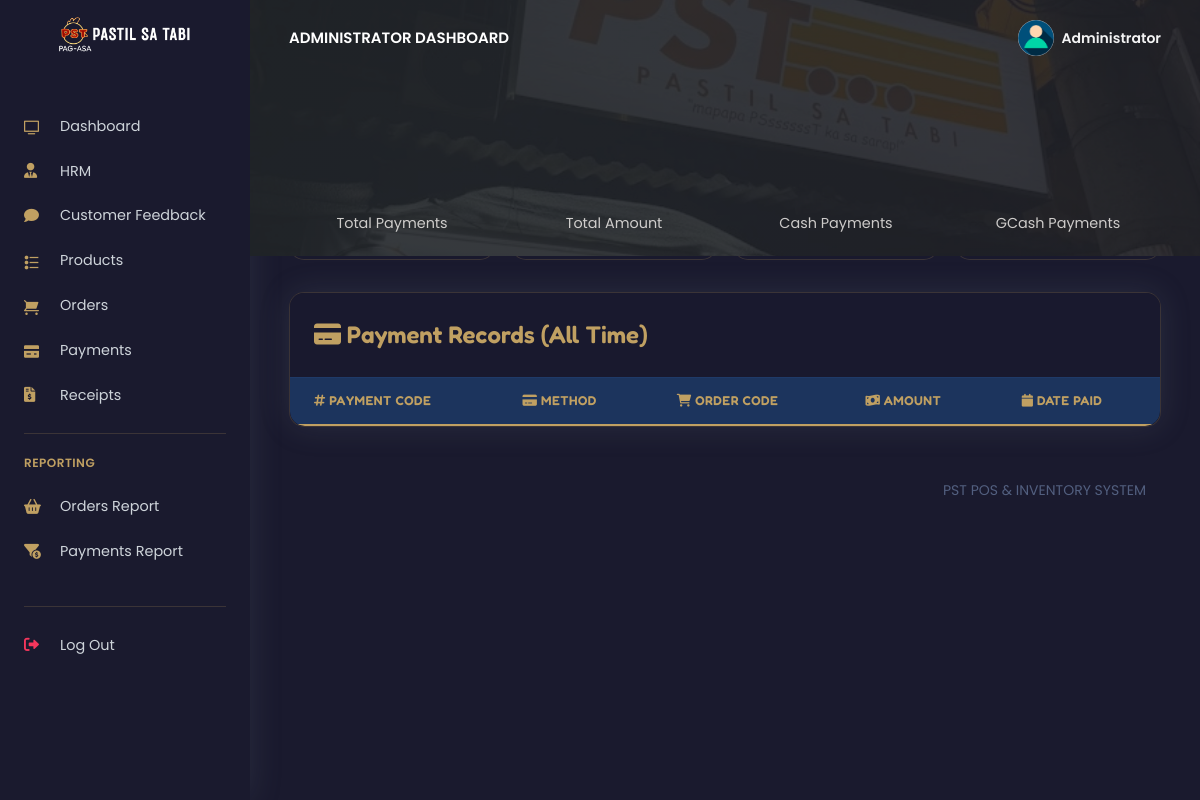
Before: /PSTsystem/admin/payments_reports.php (signed in) with the older database file.
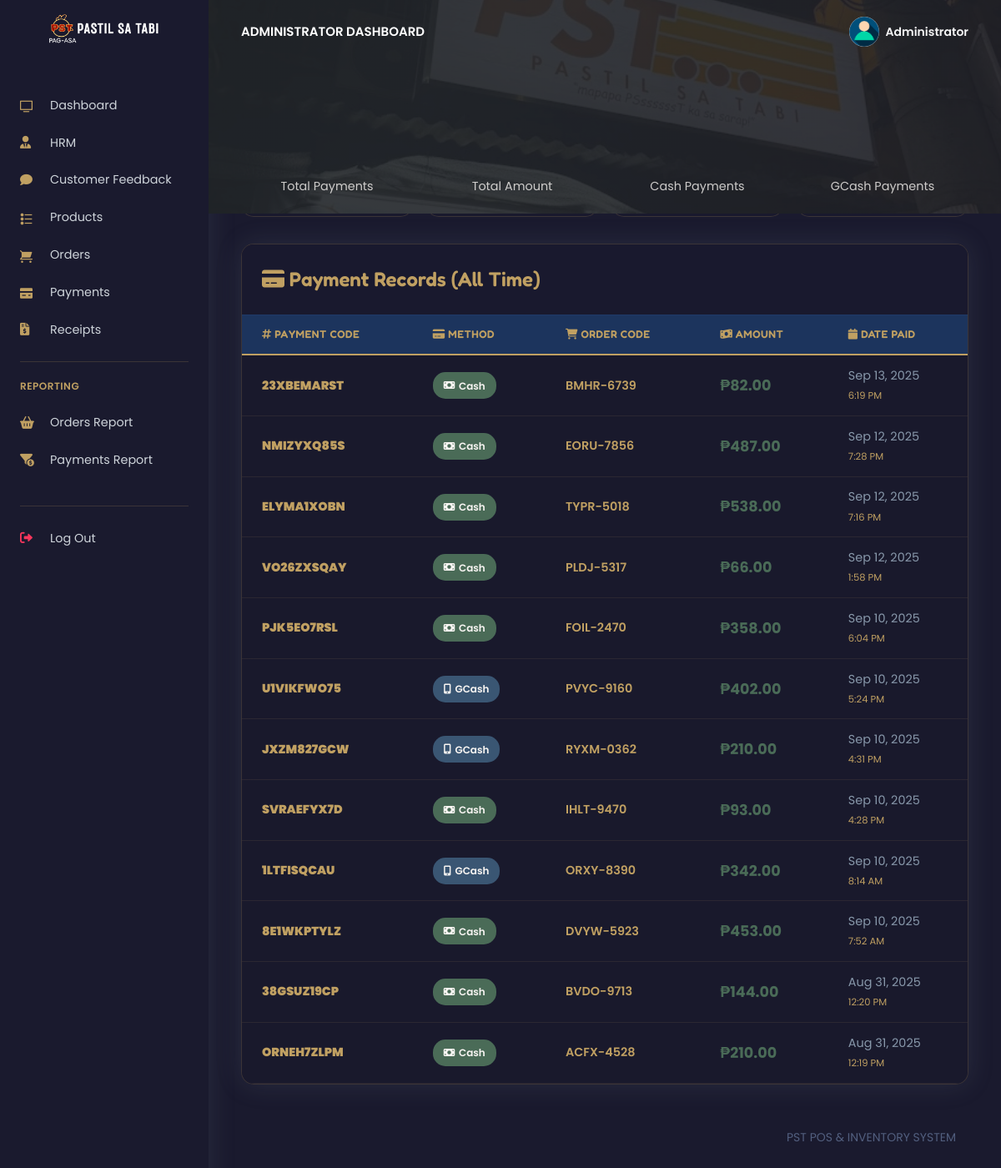
After: the same page with the newer database file.
### tables this page shows
CREATE TABLE `rpos_admin` (
  `admin_id` varchar(200) NOT NULL,
  `admin_name` varchar(200) NOT NULL,
  `admin_email` varchar(200) NOT NULL,
  `admin_password` varchar(200) NOT NULL
);

CREATE TABLE `rpos_payments` (
  `pay_id` varchar(200) NOT NULL,
  `pay_code` varchar(200) NOT NULL,
  `order_code` varchar(200) NOT NULL,
  `customer_id` varchar(200) NOT NULL,
  `pay_amt` varchar(200) NOT NULL,
  `pay_method` varchar(200) NOT NULL,
  `order_type` varchar(20) DEFAULT 'dine-in',
  `created_at` timestamp(6) NOT NULL DEFAULT current_timestamp(6) ON UPDATE current_timestamp(6)
);

### PSTsystem/admin/payments_reports.php (the view, shortened to what this page needs)
<?php
include('config/config.php');
require_once('partials/_head.php');
?>
<!DOCTYPE html>
<html lang="en">
<head>
    <link rel="stylesheet" href="https://cdnjs.cloudflare.com/ajax/libs/font-awesome/6.0.0/css/all.min.css">
</head>
<body>
    <?php
    require_once('partials/_sidebar.php');
    ?>
    <div class="main-content">
        <?php
        require_once('partials/_topnav.php');
        ?>
        <div style="background-image: url(assets/img/theme/pastil.jpg); background-size: cover;" class="header pb-8 pt-5 pt-md-8">
        <span class="mask bg-gradient-dark opacity-8"></span>
        </div>
        <div class="container-fluid mt--8">
            <?php
            $totalPayments = $mysqli->query("SELECT COUNT(*) as total FROM rpos_payments")->fetch_object()->total;
            $totalAmount = $mysqli->query("SELECT SUM(pay_amt) as total FROM rpos_payments")->fetch_object()->total ?? 0;
            $cashPayments = $mysqli->query("SELECT COUNT(*) as total FROM rpos_payments WHERE pay_method = 'Cash'")->fetch_object()->total;
            $gcashPayments = $mysqli->query("SELECT COUNT(*) as total FROM rpos_payments WHERE pay_method = 'GCash'")->fetch_object()->total;
            ?>
            <div class="stats-cards">
                <div class="stat-card">
                    <div class="stat-number"><?php echo number_format($totalPayments); ?></div>
                    <div class="stat-label">Total Payments</div>
                </div>
                <div class="stat-card">
                    <div class="stat-number">₱<?php echo number_format($totalAmount, 2); ?></div>
                    <div class="stat-label">Total Amount</div>
                </div>
                <div class="stat-card">
                    <div class="stat-number"><?php echo number_format($cashPayments); ?></div>
                    <div class="stat-label">Cash Payments</div>
                </div>
                <div class="stat-card">
                    <div class="stat-number"><?php echo number_format($gcashPayments); ?></div>
                    <div class="stat-label">GCash Payments</div>
                </div>
            </div>
            <div class="row">
                <div class="col">
                    <div class="card shadow">
                        <div class="card-header border-0">
                            <div class="row align-items-center">
                                <div class="col">
                                    <h3 class="mb-0">
                                        <i class="fas fa-credit-card text-gold"></i>
                                        Payment Records (All Time)
                                    </h3>
                                </div>
                            </div>
                        </div>
                        <div class="table-responsive">
                            <table class="table align-items-center table-flush">
                                <thead class="thead-dark">
                                    <tr>
                                        <th class="text-gold" scope="col">
                                            <i class="fas fa-hashtag"></i> Payment Code
                                        </th>
                                        <th scope="col">
                                            <i class="fas fa-credit-card"></i> Method
                                        </th>
                                        <th class="text-gold" scope="col">
                                            <i class="fas fa-shopping-cart"></i> Order Code
                                        </th>
                                        <th scope="col">
                                            <i class="fas fa-money-bill-wave"></i> Amount
                                        </th>
                                        <th class="text-gold" scope="col">
                                            <i class="fas fa-calendar"></i> Date Paid
                                        </th>
                                    </tr>
                                </thead>
                                <tbody>
                                    <?php
                                    $ret = "SELECT * FROM rpos_payments ORDER BY `created_at` DESC";
                                    $stmt = $mysqli->prepare($ret);
                                    $stmt->execute();
                                    $res = $stmt->get_result();
                                    while ($payment = $res->fetch_object()) {
                                    ?>
                                        <tr>
                                            <th class="text-gold" scope="row">
                                                <strong><?php echo $payment->pay_code; ?></strong>
                                            </th>
                                            <td>
                                                <span class="payment-method-badge <?php echo strtolower($payment->pay_method) === 'cash' ? 'payment-method-cash' : 'payment-method-gcash'; ?>">
                                                    <i class="fas fa-<?php echo strtolower($payment->pay_method) === 'cash' ? 'money-bill' : 'mobile-alt'; ?>"></i>
                                                <?php echo $payment->pay_method; ?>
                                                </span>
                                            </td>
                                            <td class="text-gold">
                                                <div class="font-weight-bold"><?php echo $payment->order_code; ?></div>
                                            </td>
                                            <td>
                                                <div class="amount-display">
                                                    ₱<?php echo number_format($payment->pay_amt, 2); ?>
                                                </div>
                                            </td>
                                            <td class="text-gold">
                                                <div class="text-muted">
                                                    <?php echo date('M d, Y', strtotime($payment->created_at)); ?>
                                                </div>
                                                <small class="text-gold">
                                                    <?php echo date('g:i A', strtotime($payment->created_at)); ?>
                                                </small>
                                            </td>
                                        </tr>
                                    <?php } ?>
                                </tbody>
                            </table>
                        </div>
                    </div>
                </div>
            </div>
            <?php
            require_once('partials/_footer.php');
            ?>
        </div>
    </div>
</body>
</html>

### PSTsystem/admin/partials/_head.php (shortened to what this page needs)
<!DOCTYPE html>
<html>
<head>
    <link href="assets/vendor/nucleo/css/nucleo.css" rel="stylesheet">
    <link href="assets/vendor/@fortawesome/fontawesome-free/css/all.min.css" rel="stylesheet">
    <link type="text/css" href="assets/css/argon.css?v=1.0.0" rel="stylesheet">
</head>

### PSTsystem/admin/partials/_sidebar.php (shortened to what this page needs)
<?php
$admin_id = $_SESSION['admin_id'];
$ret = "SELECT * FROM  rpos_admin  WHERE admin_id = '$admin_id'";
$stmt = $mysqli->prepare($ret);
$stmt->execute();
$res = $stmt->get_result();
while ($admin = $res->fetch_object()) {
?>
  <nav class="navbar navbar-vertical fixed-left navbar-expand-md navbar-light sidebar" id="sidenav-main">
    <div class="container-fluid">
      <a class="navbar-brand pt-0" href="dashboard.php">
        <img src="assets/img/brand/repos.png" class="navbar-brand-img" alt="...">
      </a>
      <div class="collapse navbar-collapse" id="sidenav-collapse-main">
        <ul class="navbar-nav">
          <li class="nav-item">
            <a class="nav-link text-light" href="dashboard.php">
              <i class="ni ni-tv-2 text-gold"></i> Dashboard
            </a>
          </li>
          <li class="nav-item">
            <a class="nav-link text-light" href="hrm.php">
              <i class="fas fa-user-tie text-gold"></i> HRM
            </a>
          </li>
          <li class="nav-item">
            <a class="nav-link text-light" href="feedback.php">
              <i class="fas fa-comment text-gold"></i>
              <span>Customer Feedback</span>
            </a>
          </li>
          <li class="nav-item">
            <a class="nav-link text-light" href="products.php">
              <i class="ni ni-bullet-list-67 text-gold"></i> Products
            </a>
          </li>
          <li class="nav-item">
            <a class="nav-link text-light" href="orders.php">
              <i class="ni ni-cart text-gold"></i> Orders
            </a>
          </li>
          <li class="nav-item">
            <a class="nav-link text-light" href="payments.php">
              <i class="ni ni-credit-card text-gold"></i> Payments
            </a>
          </li>
          <li class="nav-item">
            <a class="nav-link text-light" href="receipts.php">
              <i class="fas fa-file-invoice-dollar text-gold"></i> Receipts
            </a>
          </li>
        </ul>
        <hr class="my-3" style="border-color: rgba(192, 160, 98, 0.2);">
        <h6 class="navbar-heading text-gold">Reporting</h6>
        <ul class="navbar-nav mb-md-3">
          <li class="nav-item">
            <a class="nav-link text-light" href="orders_reports.php">
              <i class="fas fa-shopping-basket text-gold"></i> Orders Report
            </a>
          </li>
          <li class="nav-item">
            <a class="nav-link text-light" href="payments_reports.php">
              <i class="fas fa-funnel-dollar text-gold"></i> Payments Report
            </a>
          </li>
        </ul>
        <hr class="my-3" style="border-color: rgba(192, 160, 98, 0.2);">
        <ul class="navbar-nav mb-md-3">
          <li class="nav-item">
            <a class="nav-link text-light" href="logout.php">
              <i class="fas fa-sign-out-alt text-danger"></i> Log Out
            </a>
          </li>
        </ul>
      </div>
    </div>
  </nav>
<?php } ?>

### PSTsystem/admin/partials/_topnav.php (shortened to what this page needs)
<?php
$admin_id = $_SESSION['admin_id'];
$ret = "SELECT * FROM  rpos_admin  WHERE admin_id = '$admin_id'";
$stmt = $mysqli->prepare($ret);
$stmt->execute();
$res = $stmt->get_result();
while ($admin = $res->fetch_object()) {
?>
    <nav class="navbar navbar-top navbar-expand-md navbar-dark" id="navbar-main">
        <div class="container-fluid">
            <a class="h4 mb-0 text-white text-uppercase d-none d-lg-inline-block" href="dashboard.php"><?php echo $admin->admin_name; ?> Dashboard</a>
            <ul class="navbar-nav align-items-center d-none d-md-flex">
                <li class="nav-item dropdown">
                    <a class="nav-link pr-0" href="#" role="button" data-toggle="dropdown" aria-haspopup="true" aria-expanded="false">
                        <div class="media align-items-center">
                            <span class="avatar avatar-sm rounded-circle">
                                <img alt="Image placeholder" src="assets/img/theme/user-a-min.png">
                            </span>
                            <div class="media-body ml-2 d-none d-lg-block">
                                <span class="mb-0 text-sm  font-weight-bold"><?php echo $admin->admin_name; ?></span>
                            </div>
                        </div>
                    </a>
                </li>
            </ul>
        </div>
    </nav>
<?php } ?>

### PSTsystem/admin/partials/_footer.php
<footer class="py-5">
  <div class="container">
    <div class="row align-items-center justify-content-xl-between">
      <div class="col-xl-6">
      </div>
      <div class="col-xl-6">
        <ul class="nav nav-footer justify-content-center justify-content-xl-end">
          <li class="nav-item">
            <a href="" class="nav-link" target="_blank">PST POS & INVENTORY SYSTEM</a>
          </li>
        </ul>
      </div>
    </div>
  </div>
</footer>

### PSTsystem/admin/payments_reports.php (style rules this page uses)
:root { --primary-dark: #1a1a2e; --primary-light: #f8f5f2; --accent-gold: #c0a062; --accent-red: #9e2b2b; --accent-green: #4a6b57; --accent-blue: #3a5673; --text-light: #f8f5f2; --text-dark: #1a1a2e; --transition-speed: 0.4s; }
body { background-color: var(--primary-dark); color: var(--text-light); font-family: 'Poppins', sans-serif; line-height: 1.6; }
.header { background: url(assets/img/theme/pastil.jpg) no-repeat center center; background-size: cover; }
.mask { background-color: rgba(26, 26, 46, 0.5) !important; }
.card { background: rgba(26, 26, 46, 0.8); border: 1px solid rgba(192, 160, 98, 0.2); border-radius: 15px; backdrop-filter: blur(8px); transition: all var(--transition-speed) ease; box-shadow: 0 8px 32px rgba(0, 0, 0, 0.2); overflow: hidden; }
.table { color: var(--text-light); margin-bottom: 0; }
.table thead th { border-bottom: 1px solid rgba(192, 160, 98, 0.3); color: var(--accent-gold); font-family: 'Fredoka', sans-serif; font-weight: 500; }
.table tbody tr { border-bottom: 1px solid rgba(192, 160, 98, 0.1); transition: all var(--transition-speed) ease; }
.text-gold { color: var(--accent-gold) !important; }
.table thead { background: rgba(26, 26, 46, 0.9); border-bottom: 2px solid var(--accent-gold); }
.table thead th { color: var(--accent-gold) !important; font-weight: 600; letter-spacing: 0.5px; text-transform: uppercase; font-size: 0.85rem; padding: 1rem; white-space: nowrap; }
.table tbody { background: rgba(26, 26, 46, 0.8); }
.table tbody td, .table tbody th { padding: 1rem; vertical-align: middle; border-top: 1px solid rgba(192, 160, 98, 0.1); }
.card-header { background: rgba(26, 26, 46, 0.9); border-bottom: 1px solid rgba(192, 160, 98, 0.3); color: var(--accent-gold); font-family: 'Fredoka', sans-serif; padding: 1.5rem; }
.payment-method-badge { padding: 0.4rem 0.8rem; border-radius: 15px; font-size: 0.75rem; font-weight: 600; display: inline-flex; align-items: center; gap: 0.3rem; }
.payment-method-cash { background: var(--accent-green); color: var(--text-light); }
.payment-method-gcash { background: var(--accent-blue); color: var(--text-light); }
.stats-cards { display: grid; grid-template-columns: repeat(auto-fit, minmax(200px, 1fr)); gap: 1rem; margin-bottom: 2rem; }
.stat-card { background: rgba(26, 26, 46, 0.8); border: 1px solid rgba(192, 160, 98, 0.2); border-radius: 15px; padding: 1.5rem; text-align: center; transition: all var(--transition-speed) ease; }
.stat-number { font-size: 2rem; font-weight: 700; color: var(--accent-gold); margin-bottom: 0.5rem; }
.stat-label { color: var(--text-light); font-size: 0.9rem; opacity: 0.8; }
.card-header h3 { color: var(--accent-gold); font-family: 'Fredoka', sans-serif; margin: 0; font-size: 1.5rem; }
.table-responsive { border-radius: 0 0 15px 15px; overflow: hidden; }
.amount-display { font-weight: 700; font-size: 1.1rem; color: var(--accent-green); }
@media (max-width: 1200px) { .table thead th { font-size: 0.8rem; padding: 0.8rem; } }
@media (max-width: 1200px) { .table tbody td, .table tbody th { padding: 0.8rem; font-size: 0.9rem; } }

Changed rows visible on the page:
added rpos_payments: pay_code "23XBEMARST", pay_method "Cash", order_code "BMHR-6739", pay_amt "82.00", created_at "Sep 13, 2025", created_at "6:19 PM"
added rpos_payments: pay_code "NMIZYXQ85S", pay_method "Cash", order_code "EORU-7856", pay_amt "487.00", created_at "Sep 12, 2025", created_at "7:28 PM"
added rpos_payments: pay_code "ELYMA1XOBN", pay_method "Cash", order_code "TYPR-5018", pay_amt "538.00", created_at "Sep 12, 2025", created_at "7:16 PM"
added rpos_payments: pay_code "VO26ZXSQAY", pay_method "Cash", order_code "PLDJ-5317", pay_amt "66.00", created_at "Sep 12, 2025", created_at "1:58 PM"
added rpos_payments: pay_code "PJK5EO7RSL", pay_method "Cash", order_code "FOIL-2470", pay_amt "358.00", created_at "Sep 10, 2025", created_at "6:04 PM"
added rpos_payments: pay_code "U1VIKFWO75", pay_method "GCash", order_code "PVYC-9160", pay_amt "402.00", created_at "Sep 10, 2025", created_at "5:24 PM"
added rpos_payments: pay_code "JXZM827GCW", pay_method "GCash", order_code "RYXM-0362", pay_amt "210.00", created_at "Sep 10, 2025", created_at "4:31 PM"
added rpos_payments: pay_code "SVRAEFYX7D", pay_method "Cash", order_code "IHLT-9470", pay_amt "93.00", created_at "Sep 10, 2025", created_at "4:28 PM"
added rpos_payments: pay_code "1LTFISQCAU", pay_method "GCash", order_code "ORXY-8390", pay_amt "342.00", created_at "Sep 10, 2025", created_at "8:14 AM"
added rpos_payments: pay_code "8E1WKPTYLZ", pay_method "Cash", order_code "DVYW-5923", pay_amt "453.00", created_at "Sep 10, 2025", created_at "7:52 AM"
added rpos_payments: pay_code "38GSUZ19CP", pay_method "Cash", order_code "BVDO-9713", pay_amt "144.00", created_at "Aug 31, 2025", created_at "12:20 PM"
added rpos_payments: pay_code "ORNEH7ZLPM", pay_method "Cash", order_code "ACFX-4528", pay_amt "210.00", created_at "Aug 31, 2025", created_at "12:19 PM"
